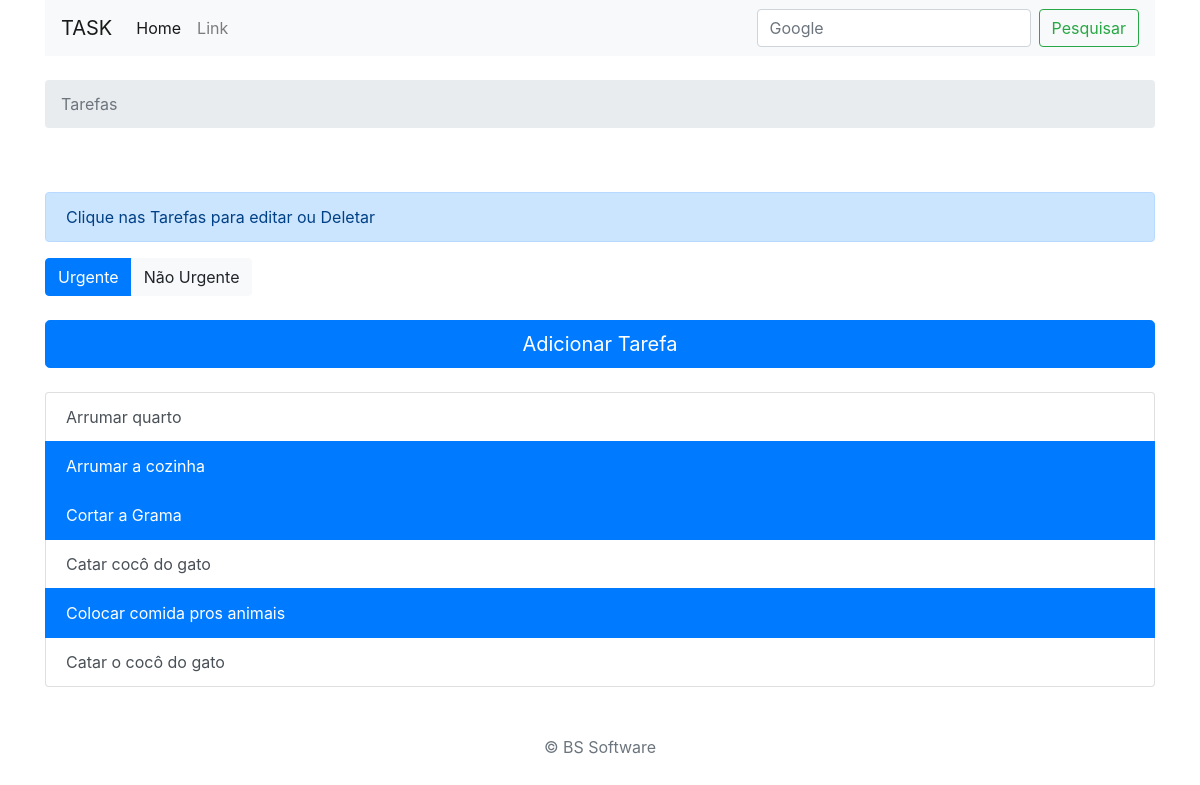
Before: / with the older database file.
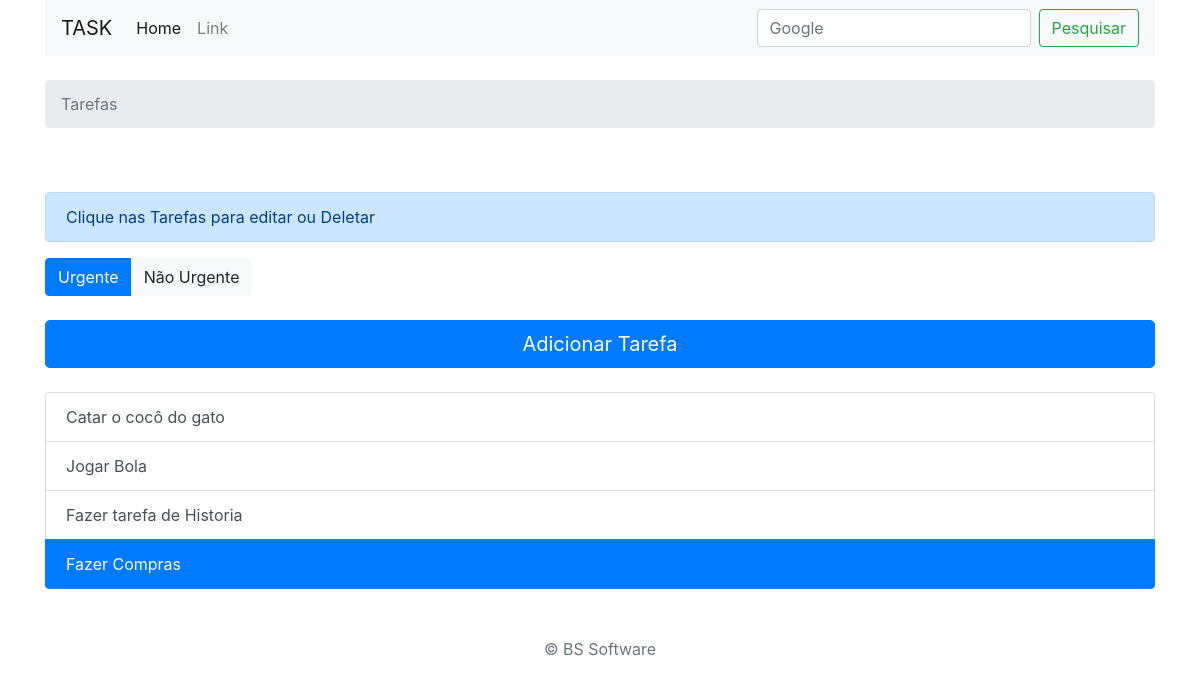
After: the same page with the newer database file.
### tasks/models.py (models this page shows, shortened)
class Tarefa(models.Model):
    nome = models.CharField(max_length=100)
    SIM = 'SIM'
    NAO = 'NAO'
    urgencia_escolhas = [
        (SIM, 'SIM'),
        (NAO, 'NAO'),
    ]
    urgencia = models.CharField(
        max_length=3,
        choices=urgencia_escolhas,
        default=NAO,
    )
    class Meta:
        verbose_name_plural = 'Tarefas'

### tasks/views.py (the view)
# urls.py: path('', index, name='index'),
def index(request):
    data = {}
    data['tarefas'] = Tarefa.objects.all()
    return render(request, 'tasks/index.html', data)

### tasks/templates/tasks/index.html (shortened to what this page needs)
{% load static %}
<!DOCTYPE html>
<html lang="en">
<head>
    <link rel="stylesheet" href="https://stackpath.bootstrapcdn.com/bootstrap/4.5.0/css/bootstrap.min.css">
    <link rel="stylesheet" href="{% static 'css/style.css'%}">
</head>
<body>
    <div class="container">
        <nav class="navbar navbar-expand-lg navbar-light bg-light">
            <a class="navbar-brand" href="#">TASK</a>
            <div class="collapse navbar-collapse" id="navbarSupportedContent">
              <ul class="navbar-nav mr-auto">
                <li class="nav-item active">
                  <a class="nav-link" href="#">Home <span class="sr-only">(current)</span></a>
                </li>
                <li class="nav-item">
                  <a class="nav-link" href="#">Link</a>
                </li>
              </ul>
              <form class="form-inline my-2 my-lg-0">
                <input class="form-control mr-sm-2" type="search" placeholder="Google" aria-label="Search">
                <button class="btn btn-outline-success my-2 my-sm-0" type="submit">Pesquisar</button>
              </form>
            </div>
          </nav>
          <div>
              <br>
              <nav aria-label="breadcrumb">
                <ol class="breadcrumb">
                  <li class="breadcrumb-item active" aria-current="page">Tarefas</li>
                </ol>
              </nav>
          </div>
		  <br>
		  <br>
		  <div class="alert alert-primary" role="alert">
			Clique nas Tarefas para editar ou Deletar
		  </div>
		  <div id="botoes" class="btn-group" role="group" aria-label="Basic example">
			<button type="button" class="btn btn-primary">Urgente</button>
			<button type="button" class="btn btn-light">Não Urgente</button>
		  </div>
		  <br>
		  <br>
          {% block content %}
			<div class="nova_tarefa">
				<a class="btn btn-primary btn-lg btn-block" href="{% url 'add' %}" role="button">Adicionar Tarefa</a>
				<br>
			</div>
          <div class="list-group">
			{% for tarefa in tarefas %}
				{% if tarefa.urgencia == 'SIM' %}
					<a href="{% url 'update' tarefa.id %}" class="list-group-item list-group-item-action active">{{ tarefa.nome }}</a>
				{% else %}
					<a href="{% url 'update' tarefa.id %}" class="list-group-item list-group-item-action ">{{ tarefa.nome }} </a>
				{% endif %}
			{% endfor %}
          </div>
          {% endblock %}
		  <p class="mt-5 mb-3 text-muted text-center">&copy; BS Software</p>
    </div>
</body>
</html>

Changed rows visible on the page:
removed Tarefa: nome "Arrumar quarto"
removed Tarefa: nome "Arrumar a cozinha"
removed Tarefa: nome "Cortar a Grama"
removed Tarefa: nome "Catar cocô do gato"
removed Tarefa: nome "Colocar comida pros animais"
added Tarefa: nome "Jogar Bola"
added Tarefa: nome "Fazer tarefa de Historia"
added Tarefa: nome "Fazer Compras"
